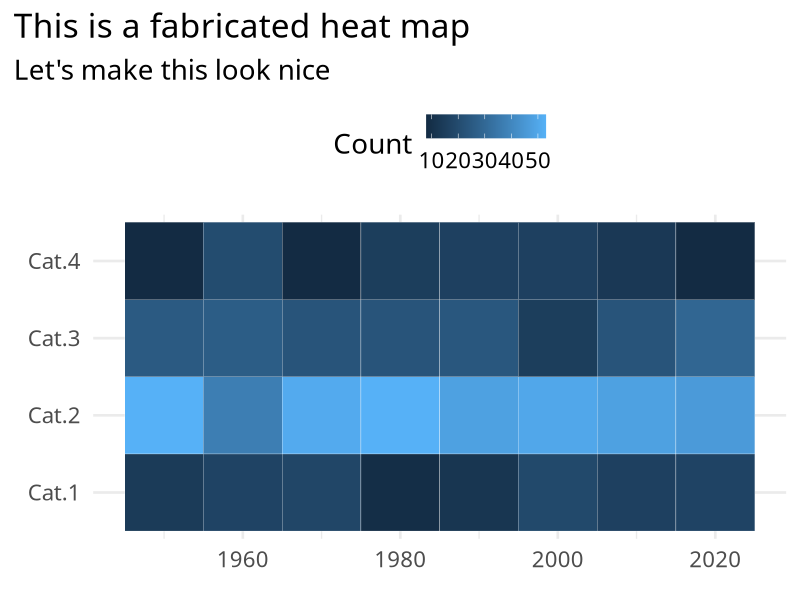
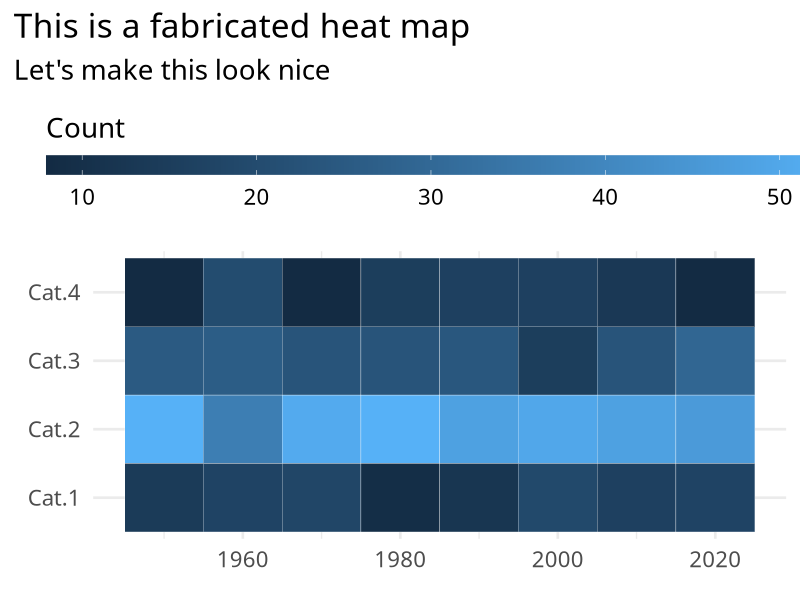
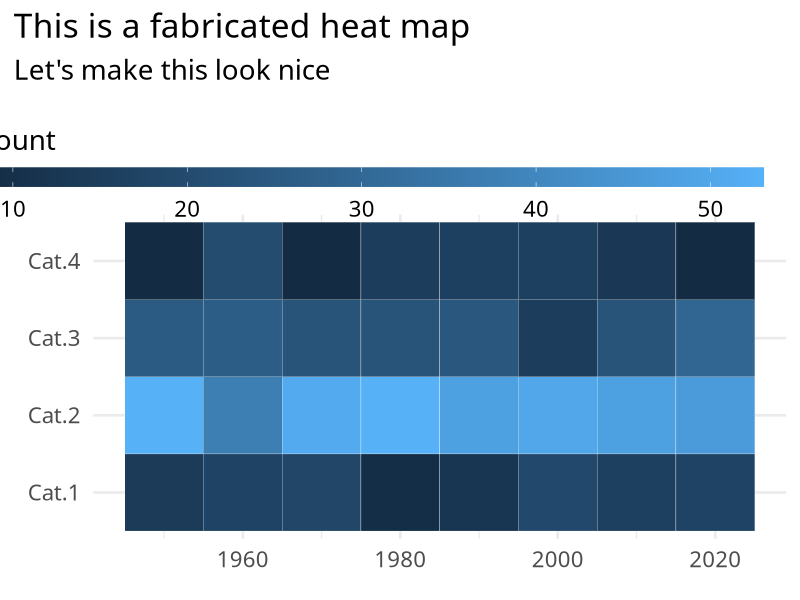
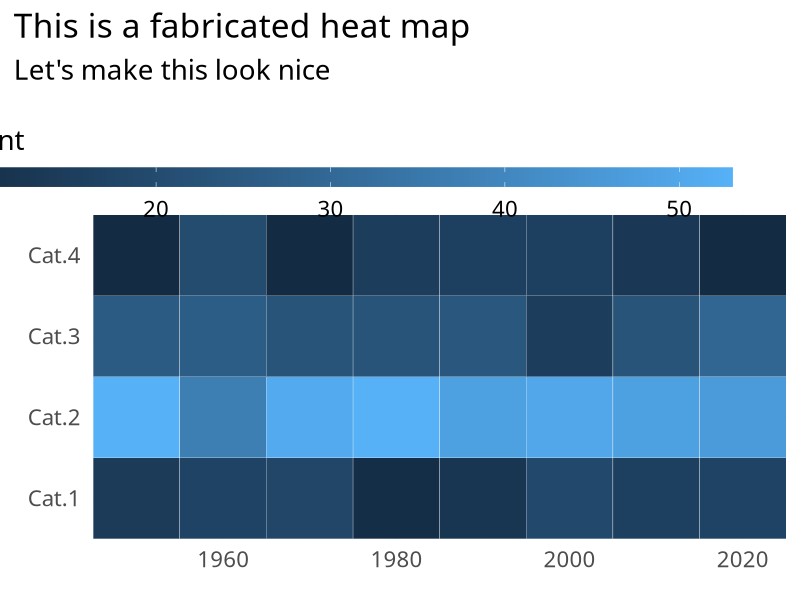
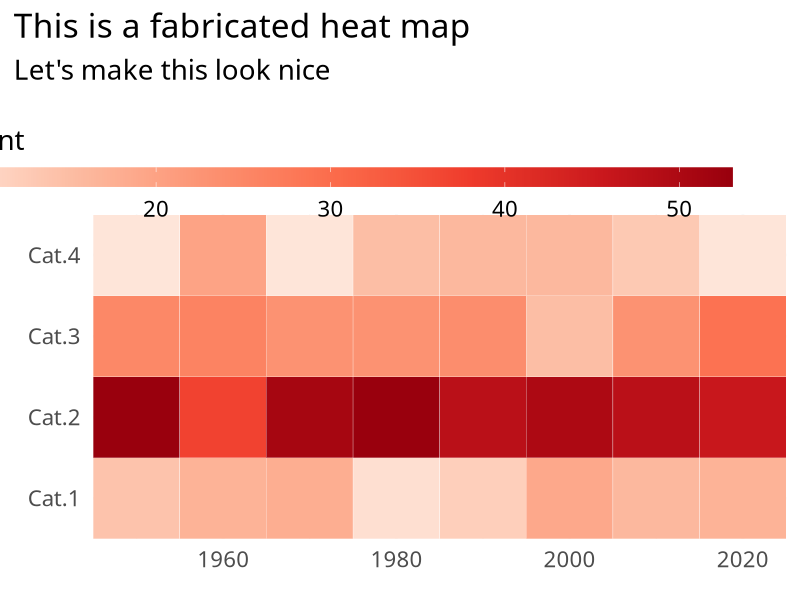
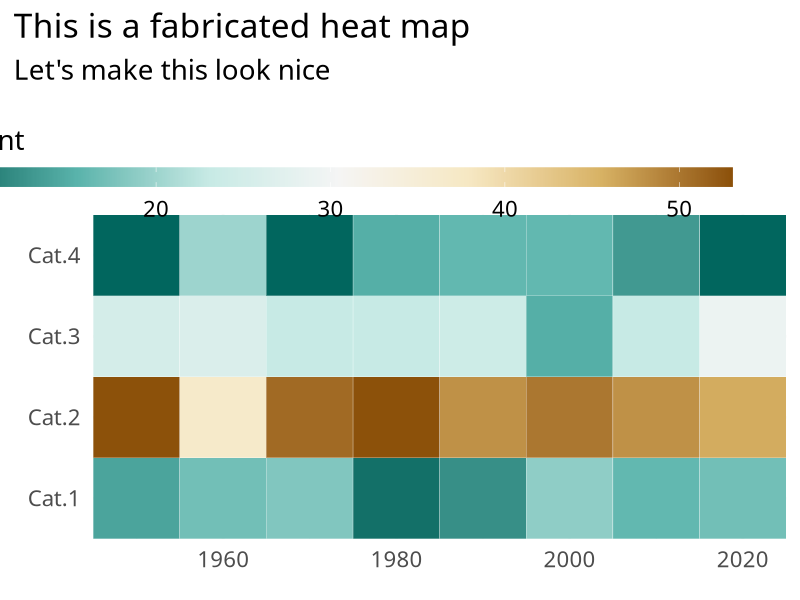
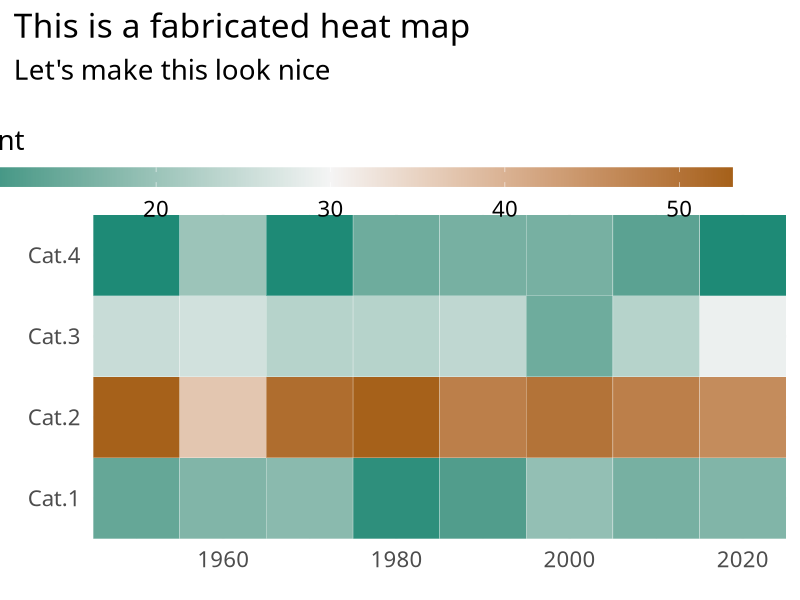
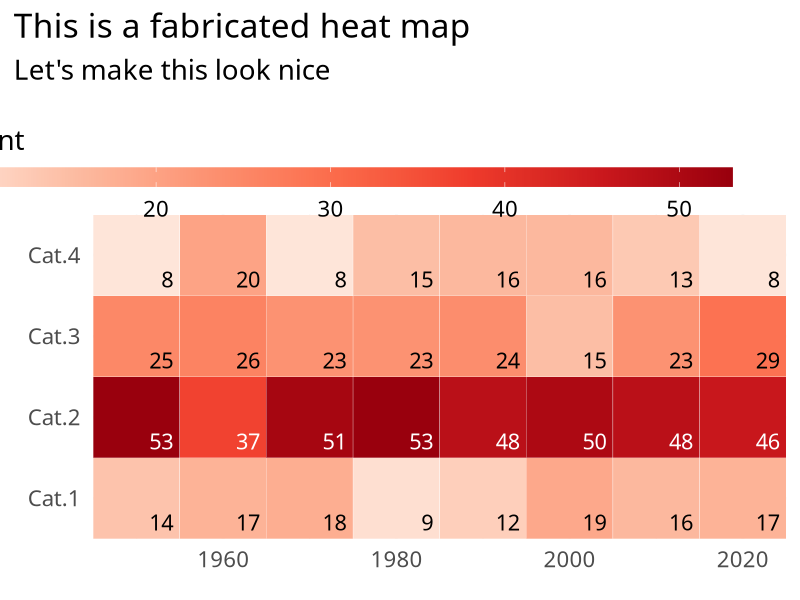

Generate these figures, in order, with R:
## ---- chunk 1
setwd(here::here('40_Aug_09_2023'))
library(tidyverse)
## ---- chunk 2
set.seed(2345345)
N <- 100
generated_data <- tibble(
  year = rep(seq(1950, 2020, 10), each = N),
  category = sample(
    paste0('Cat.', 1:4), 
    prob = c(1 / 8, 1 / 2, 1 / 4, 1/8), 
    size = length(year), 
    replace = TRUE
  ) 
) |> 
  count(year, category)
generated_data
# # A tibble: 32 × 3
#     year category     n
#    <dbl> <chr>    <int>
#  1  1950 Cat.1       14
#  2  1950 Cat.2       53
#  3  1950 Cat.3       25
#  4  1950 Cat.4        8
#  5  1960 Cat.1       17
#  6  1960 Cat.2       37
#  7  1960 Cat.3       26
#  8  1960 Cat.4       20
#  9  1970 Cat.1       18
# 10  1970 Cat.2       51
## ---- chunk 3
standard_heatmap <- generated_data |> 
  ggplot(aes(year, category, fill = n)) +
  geom_tile(color = 'white') +
  labs(
    x = element_blank(), 
    y = element_blank(), 
    fill = 'Count',
    title = 'This is a fabricated heat map',
    subtitle = 'Let\'s make this look nice'
  ) +
  theme_minimal(base_size = 20, base_family = 'Source Sans Pro')
## ---- chunk 4
standard_heatmap +
  theme(
    plot.title.position = 'plot',
    legend.position = 'top'
  )
## ---- chunk 5
standard_heatmap +
  theme(
    plot.title.position = 'plot',
    legend.position = 'top'
  ) +
  guides(
    fill = guide_colorbar(
      barwidth = unit(20, 'cm'),
      barheight = unit(0.5, 'cm'),
      title.position = 'top'
    )
  )
## ---- chunk 6
standard_heatmap +
  theme(
    plot.title.position = 'plot',
    plot.subtitle = element_text(margin = margin(b = 3.25, unit = 'cm')),
    legend.position = c(0.4, 1.125),
    legend.direction = 'horizontal'
  ) +
  guides(
    fill = guide_colorbar(
      barwidth = unit(20, 'cm'),
      barheight = unit(0.5, 'cm'),
      title.position = 'top'
    )
  )
## ---- chunk 7
standard_heatmap +
  theme(
    plot.title.position = 'plot',
    plot.subtitle = element_text(margin = margin(b = 3.25, unit = 'cm')),
    legend.position = c(0.355, 1.125),
    legend.direction = 'horizontal'
  ) +
  guides(
    fill = guide_colorbar(
      barwidth = unit(20, 'cm'),
      barheight = unit(0.5, 'cm'),
      title.position = 'top'
    )
  ) +
  coord_cartesian(expand = FALSE)
## ---- chunk 8
standard_heatmap +
  theme(
    plot.title.position = 'plot',
    plot.subtitle = element_text(margin = margin(b = 3.25, unit = 'cm')),
    legend.position = c(0.355, 1.125),
    legend.direction = 'horizontal'
  ) +
  guides(
    fill = guide_colorbar(
      barwidth = unit(20, 'cm'),
      barheight = unit(0.5, 'cm'),
      title.position = 'top'
    )
  ) +
  coord_cartesian(expand = FALSE) +
  scale_fill_distiller(type = 'seq', palette = 'Reds', direction = 1)
# direction ensures that darker = higher values
## ---- chunk 9
standard_heatmap +
  theme(
    plot.title.position = 'plot',
    plot.subtitle = element_text(margin = margin(b = 3.25, unit = 'cm')),
    legend.position = c(0.355, 1.125),
    legend.direction = 'horizontal'
  ) +
  guides(
    fill = guide_colorbar(
      barwidth = unit(20, 'cm'),
      barheight = unit(0.5, 'cm'),
      title.position = 'top'
    )
  ) +
  coord_cartesian(expand = FALSE) +
  scale_fill_distiller(type = 'div')
## ---- chunk 10
standard_heatmap +
  theme(
    plot.title.position = 'plot',
    plot.subtitle = element_text(margin = margin(b = 3.25, unit = 'cm')),
    legend.position = c(0.355, 1.125),
    legend.direction = 'horizontal'
  ) +
  guides(
    fill = guide_colorbar(
      barwidth = unit(20, 'cm'),
      barheight = unit(0.5, 'cm'),
      title.position = 'top'
    )
  ) +
  coord_cartesian(expand = FALSE) +
  scale_fill_gradient2 (
    low = '#018571',
    mid = "#f5f5f5",
    high = '#a6611a',
    midpoint = 30,
  )
## ---- chunk 11
standard_heatmap +
  geom_text(
    aes(label = n),
    color = if_else(generated_data$n > 30, 'white', 'black'),
    size = 5.5,
    hjust = 1,
    nudge_x = 4.25,
    nudge_y = -0.3,
    family = 'Source Sans Pro'
  ) +
  theme(
    plot.title.position = 'plot',
    plot.subtitle = element_text(margin = margin(b = 3.25, unit = 'cm')),
    legend.position = c(0.355, 1.125),
    legend.direction = 'horizontal'
  ) +
  guides(
    fill = guide_colorbar(
      barwidth = unit(20, 'cm'),
      barheight = unit(0.5, 'cm'),
      title.position = 'top'
    )
  ) +
  coord_cartesian(expand = FALSE) +
  scale_fill_distiller(type = 'seq', palette = 'Reds', direction = 1)
